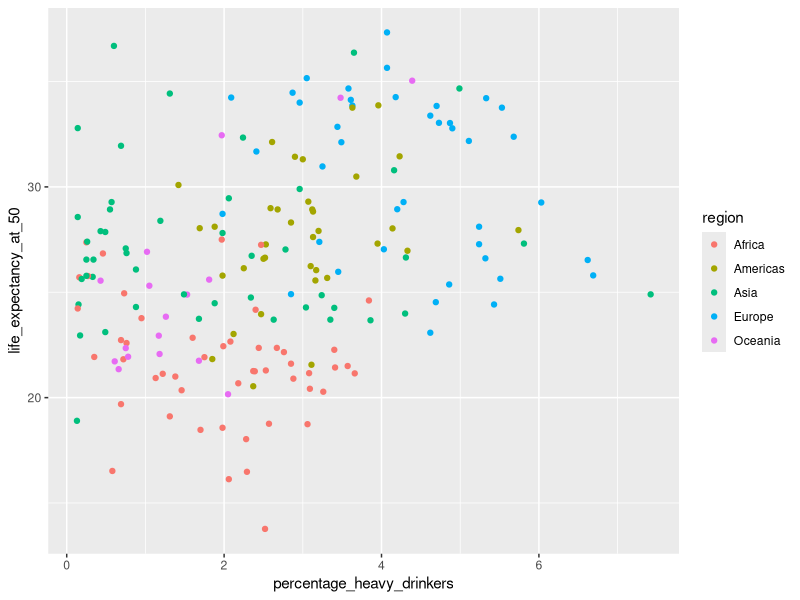
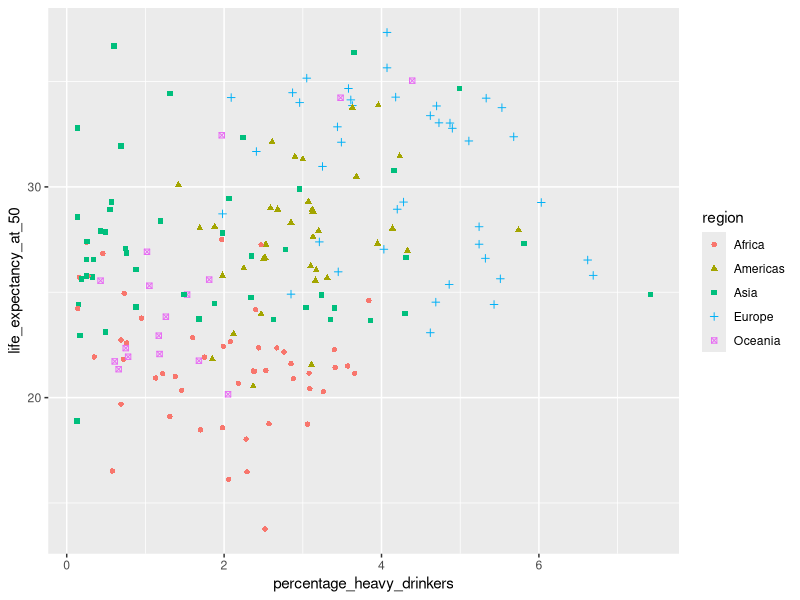
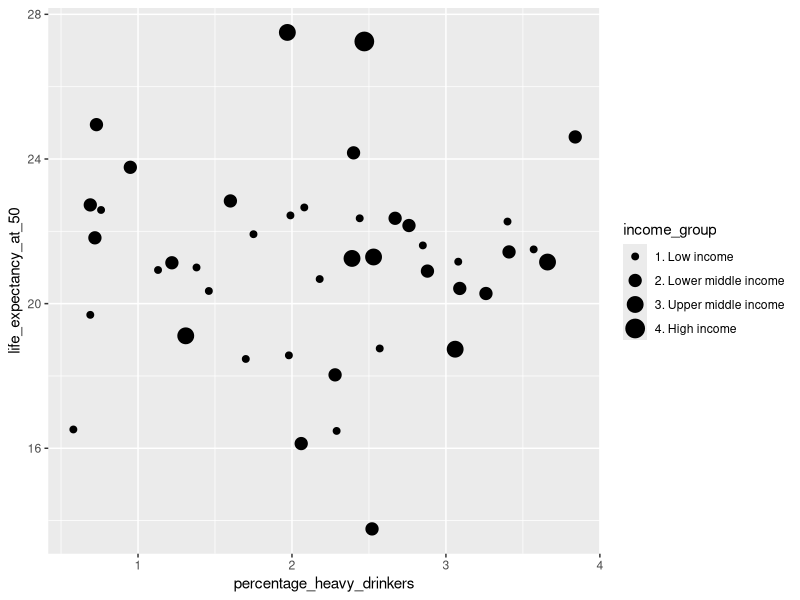
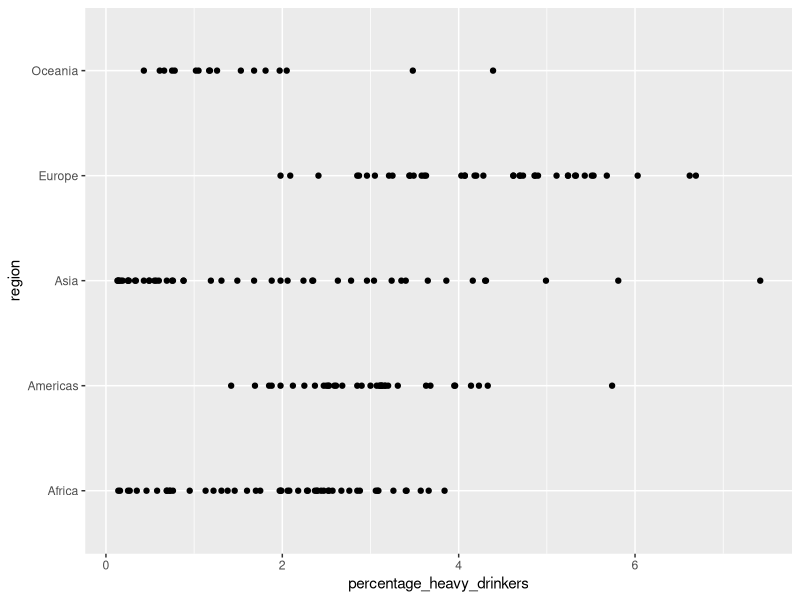
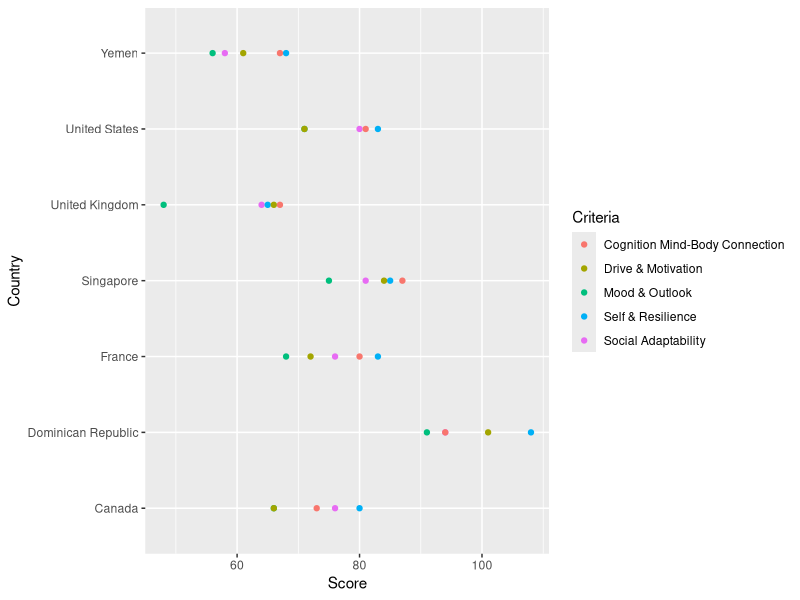

Source code (R) for these figures, in order:
## ---- chunk 1
library(readr)
library(ggplot2)
income_df <- read_csv('data/income_lifeexp_alcohol_1.csv', show_col_types = FALSE)

ggplot(income_df, aes(
    x=percentage_heavy_drinkers, 
    y=life_expectancy_at_50, 
    color=region
)) + 
geom_point()
## ---- chunk 2
ggplot(income_df, aes(
    x=percentage_heavy_drinkers, 
    y=life_expectancy_at_50, 
    shape=region,
    color=region
)) + 
geom_point()
## ---- chunk 3

income_df_subset <- subset(income_df, `sub-region` %in% c('Sub-Saharan Africa'))

# Create the scatter plot
ggplot(income_df_subset, aes(
    x=percentage_heavy_drinkers, 
    y=life_expectancy_at_50, 
    size=income_group,
)) + 
geom_point()

## ---- chunk 4
ggplot(income_df, aes(
    x=percentage_heavy_drinkers, 
    y=region, 
)) + 
geom_point()
## ---- chunk 5
# Load necessary libraries
mental_health_df <- read.csv("data/mental_health_long.csv")
ggplot(mental_health_df, aes(
  x = Score, 
  y = Country, 
  color = Criteria
)) + geom_point()
